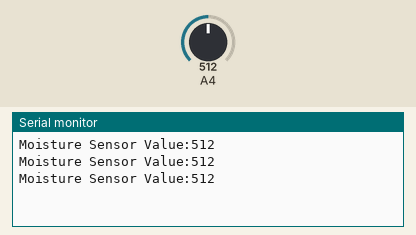
Bench run of a sketch on a simulated Arduino Uno, built with avr-gcc and run on an emulated ATmega328P. On the bench: the last lines printed to the serial monitor. The inputs (shaded band) are chosen by the test bench; at power-on: A4 = 512.

Above: at 1.3 s.
1.4 s: A4 set to 716
At 1.9 s:
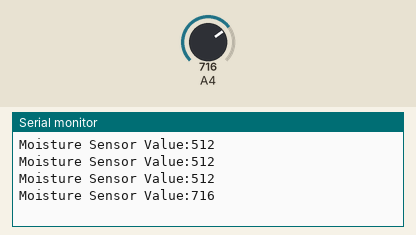
2.9 s: A4 set to 900
At 3.4 s:
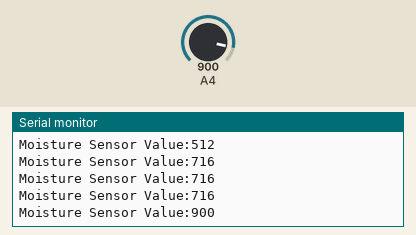
Timing chart, 0 to 5.9 s (numbered marks = the images above; inputs shaded):
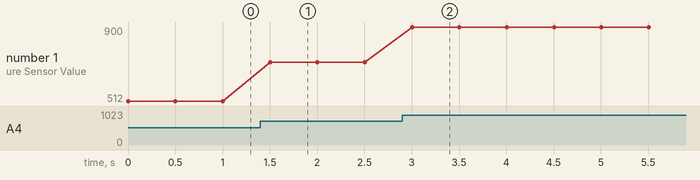

Measured:
- after the input at 1.4 s, the serial monitor: prints a new line after 0.10 s (image 1)
- after the input at 2.9 s, the serial monitor: prints a new line after 0.10 s (image 2)
- plotted number 1: 512 → 716 after the input at 1.4 s, 716 → 900 after the input at 2.9 s

The sketch:

SensorMoisture.ino
```cpp
void setup(){

 Serial.begin(115200);

}
void loop(){

 Serial.print("Moisture Sensor Value:");
 Serial.println(analogRead(12));
 delay(500);
}
```
